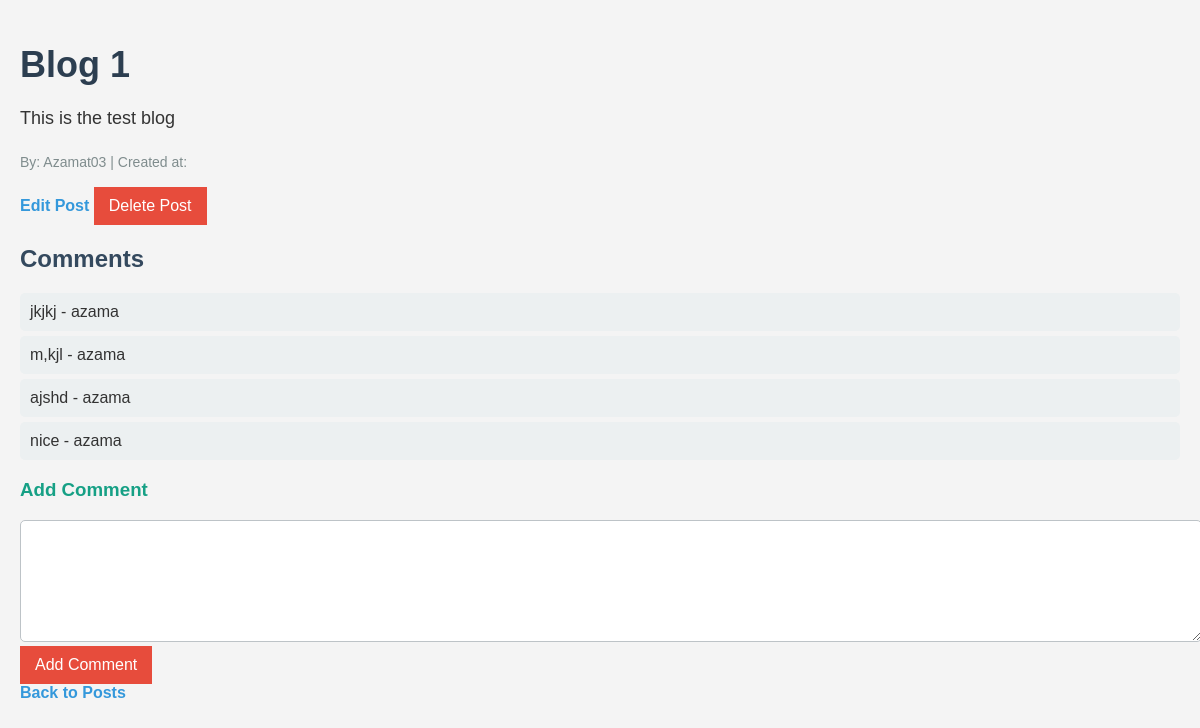
Page /blog/post/1/ on the committed database.
### blog/models.py (models this page shows)
class Post(models.Model):
    title = models.CharField(max_length=200)
    content = models.TextField()
    author = models.ForeignKey(User, on_delete=models.CASCADE)

class Comment(models.Model):
    post = models.ForeignKey(Post, on_delete=models.CASCADE)
    author = models.ForeignKey(User, on_delete=models.CASCADE)
    content = models.TextField()
    created_at = models.DateTimeField(auto_now_add=True)

### blog/views.py (the view)
# urls.py: path('post/<int:post_id>/', post_detail, name='post_detail'),
def post_detail(request, post_id):
    post = get_object_or_404(Post, id=post_id)
    comments = post.comment_set.all()
    return render(request, 'post_detail.html', {'post': post, 'comments': comments})

### blog/templates/post_detail.html (shortened to what this page needs)
<!DOCTYPE html>
<html lang="en">
<head>
</head>
<body>
    <h1>{{ post.title }}</h1>
    <p>{{ post.content }}</p>
    <p class="post-meta">By: {{ post.author.username }} | Created at: {{ post.created_at }}</p>
    <a href="{% url 'post_edit' post.id %}">Edit Post</a>
    <form action="{% url 'post_delete' post.id %}" method="post" style="display:inline;">
        <button type="submit">Delete Post</button>
    </form>
    <h2>Comments</h2>
    <ul>
        {% for comment in post.comment_set.all %}
            <li>{{ comment.content }} - {{ comment.author.username }}</li>
        {% endfor %}
    </ul>
    <h3>Add Comment</h3>
    <form action="{% url 'add_comment' post.id %}" method="post">
        <textarea name="content" required></textarea>
        <button type="submit">Add Comment</button>
    </form>
    <a href="{% url 'post_list' %}">Back to Posts</a>
</body>
</html>

### blog/templates/post_detail.html (style rules this page uses)
body { font-family: Arial, sans-serif; background-color: #f4f4f4; margin: 0; padding: 20px; color: #333; }
h1 { color: #2c3e50; font-size: 36px; margin-bottom: 10px; }
p { font-size: 18px; line-height: 1.6; }
a { color: #3498db; text-decoration: none; font-weight: bold; }
button { background-color: #e74c3c; color: white; border: none; padding: 10px 15px; font-size: 16px; cursor: pointer; }
ul { list-style-type: none; padding: 0; }
ul li { background-color: #ecf0f1; margin: 5px 0; padding: 10px; border-radius: 5px; }
h2 { color: #34495e; }
h3 { color: #16a085; }
textarea { width: 100%; height: 100px; padding: 10px; border: 1px solid #bdc3c7; border-radius: 5px; }
form { margin-top: 10px; }
.post-meta { font-size: 14px; color: #7f8c8d; }

### rows in the picture
Post: title "Blog 1", content "This is the test blog", author.username "Azamat03"
Comment: content "jkjkj", author.username "azama"
Comment: content "m,kjl", author.username "azama"
Comment: content "ajshd", author.username "azama"
Comment: content "nice", author.username "azama"
